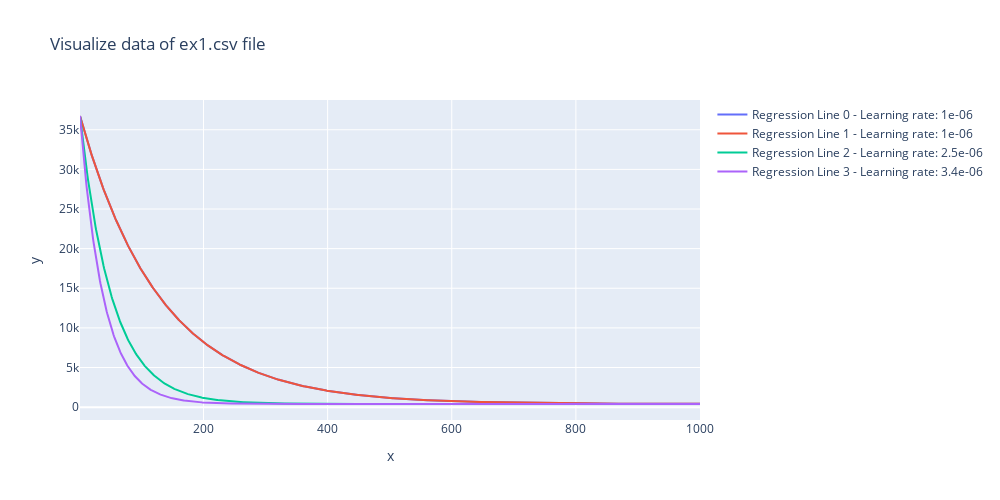

The notebook cell saved with this chart:
### Code cell
# Define different learning rates to experiment with during gradient descent
learning_ = [0.000001, 0.000001, 0.0000025, 0.0000034]

# Generate a range of values from 1 to 1000 to represent the number of iterations for plotting
x_range = np.linspace(1, 1000, 1000)

# Initialize an array to store the cost values (J) for each learning rate across 1000 iterations
list_J = np.zeros((1000, 4))

# Create a new Plotly figure for visualizing the cost function over iterations for different learning rates
fig = go.Figure()

# Iterate over the list of learning rates to compute and plot the cost function for each one
for i, value in enumerate(learning_):
    # Update parameters using gradient descent for each learning rate and store the resulting cost values
    _, J_ = update_params(iter=1000, theta=theta, X=x_col, Y=y_col, learning_rate=value)
    
    # Store the computed cost values for this learning rate in the corresponding column of list_J
    list_J[:, i] = J_
    
    # Add a line plot to the figure for this learning rate, showing the cost function over iterations
    fig.add_trace(
        go.Scatter(
            x=x_range,  # X-axis: Number of iterations
            y=list_J[:, i],  # Y-axis: Cost function values
            mode='lines',  # Plot as a line
            name=f'Regression Line {i} - Learning rate: {value}'  # Label for the legend
        )
    )

# Update the X-axis title of the plot
fig.update_xaxes(title='x')

# Update the Y-axis title and set the tick angle to 0 for better readability
fig.update_yaxes(title='y', tickangle=0)

# Update the layout of the plot with a title, size, and legend
fig.update_layout(
    width=1000,  # Set the width of the plot
    height=500,  # Set the height of the plot
    title_text='Visualize data of ex1.csv file',  # Title of the plot
    showlegend=True  # Show legend
)

# Display the figure with the cost function plots
fig.show()

### Figure 1 — Plotly figure (JSON) as saved in the notebook; plotly's stock layout.template omitted (floating-point values rounded to 4 significant figures; data arrays with more than 128 entries replaced by an {"elided": "..."} marker saying what was removed)
{"data": [{"mode": "lines", "name": "Regression Line 0 - Learning rate: 1e-06", "type": "scatter", "x": {"elided": "1000 int values"}, "y": {"elided": "1000 float values"}}, {"mode": "lines", "name": "Regression Line 1 - Learning rate: 1e-06", "type": "scatter", "x": {"elided": "1000 int values"}, "y": {"elided": "1000 float values"}}, {"mode": "lines", "name": "Regression Line 2 - Learning rate: 2.5e-06", "type": "scatter", "x": {"elided": "1000 int values"}, "y": {"elided": "1000 float values"}}, {"mode": "lines", "name": "Regression Line 3 - Learning rate: 3.4e-06", "type": "scatter", "x": {"elided": "1000 int values"}, "y": {"elided": "1000 float values"}}], "layout": {"height": 500, "showlegend": true, "title": {"text": "Visualize data of ex1.csv file"}, "width": 1000, "xaxis": {"title": {"text": "x"}}, "yaxis": {"tickangle": 0, "title": {"text": "y"}}}}
